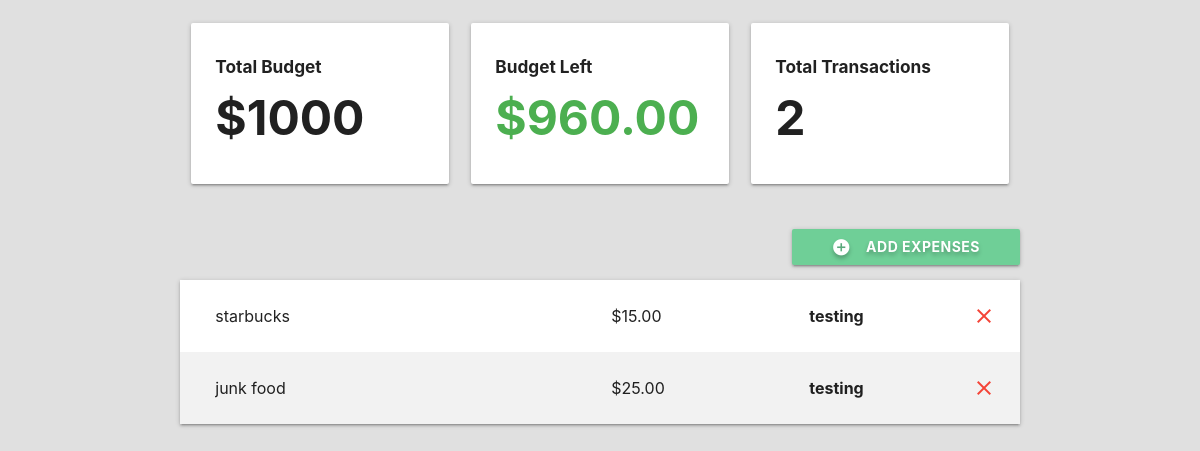
The page /test on the database as committed earlier.
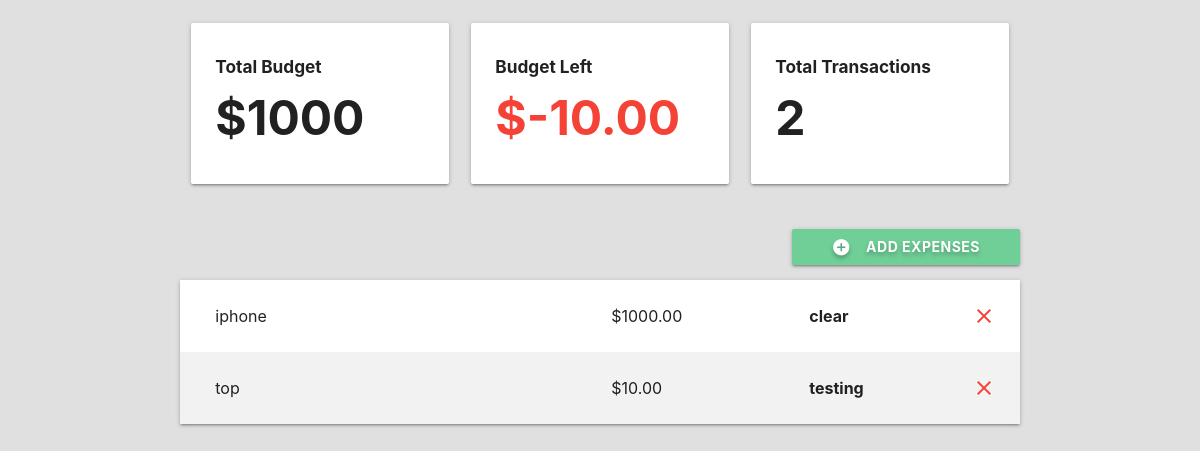
The same page on the database as committed later.
### budget/models.py (models this page shows, shortened)
class Project(models.Model):
    name = models.CharField(max_length=100)
    slug = models.CharField(max_length=100, unique = True, blank = True)
    budget = models.IntegerField()
    def budget_left(self):
        expense_list = Expense.objects.filter(project=self)
        total_expense_amount = 0
        for expense in expense_list:
            total_expense_amount += expense.amount
        return self.budget - total_expense_amount
    def total_transactions(self):
        expense_list = Expense.objects.filter(project=self)
        return len(expense_list)

class Expense(models.Model):
    project = models.ForeignKey(Project, on_delete=models.CASCADE, related_name="expenses")
    title = models.CharField(max_length=100)
    amount = models.DecimalField(max_digits=8, decimal_places=2)
    category = models.ForeignKey(Category, on_delete=models.CASCADE)

class Category(models.Model):
    project = models.ForeignKey(Project, on_delete=models.CASCADE)
    name = models.CharField(max_length=50)

### budget/views.py (the view, shortened to what this page needs)
# urls.py: path('<slug:project_slug>', views.project_detail, name='detail'),
def project_detail(request, project_slug):
    project = get_object_or_404(Project, slug=project_slug)
    if request.method == 'GET':
        category_list = Category.objects.filter(project=project)
        return render(request, 'budget/project-detail.html', {'project': project, 'expense_list': project.expenses.all(), 'category_list': category_list})
    elif request.method == 'DELETE':
        id = json.loads(request.body)['id']
        expense = get_object_or_404(Expense, id=id)
        expense.delete()
        return HttpResponse('')
    return HttpResponseRedirect(project_slug)

### budget/templates/budget/project-detail.html (shortened to what this page needs)
{% extends 'budget/base.html' %}
{% block content %}
<div class="container">
    <section class="section section-stats">
        <div class="row">
            <div class="col s12 m12 l4">
                <div class="card-panel">
                    <h6 class="bold">Total Budget</h6>
                    <h1 class="bold">${{ project.budget }}</h1>
                </div>
            </div>
            <div class="col s12 m6 l4">
                <div class="card-panel">
                    <h6 class="bold">Budget Left</h6>
                    {% if project.budget_left > 0 %}
                        <h1 class="bold green-text">${{ project.budget_left }}</h1>
                    {% elif project.budget_left == 0 %}
                        <h1 class="bold orange-text">${{ project.budget_left }}</h1>
                    {% else %}
                        <h1 class="bold red-text">${{ project.budget_left }}</h1>
                    {% endif %}
                </div>
            </div>
            <div class="col s12 m6 l4">
                <div class="card-panel">
                    <h6 class="bold">Total Transactions</h6>
                    <h1 class="bold">{{ project.total_transactions }}</h1>
                </div>
            </div>
        </div>
    </section>
    <section class="section section-expenses">
        <div class="row">
            <button class="btn waves-effect right modal-trigger" href="#expenseModal">
                <i class="material-icons white-text left">add_circle</i>
                Add Expenses
            </button>
        </div>
        <ul class="z-depth-1">
            {% for expense in expense_list %}
            <li>
                <div class="card-panel z-depth-0 expense">
                    <div class="row">
                        <div class="col l6">
                            <span class="title">{{ expense.title }}</span>
                        </div>
                        <div class="col l3">
                            <span class="title">${{ expense.amount }}</span>
                        </div>
                        <div class="col 1">
                            <span class="title bold">{{ expense.category.name }}</span>
                        </div>
                        <a class="close-icon" onclick="deleteExpense(this)" data-id="{{  expense.id }}">
                            <i class="material-icons red-text right">close</i>
                        </a>
                    </div>
                </div>
            </li>
            {% endfor %}
        </ul>
    </section>
</div>
{% endblock %}

### budget/templates/budget/base.html (shortened to what this page needs)
{% load static %}
<!DOCTYPE html>
<html lang="en">
<head>
    <link rel="stylesheet" href="{% static 'css/styles.css' %}">
    <link rel="stylesheet" href="https://cdnjs.cloudflare.com/ajax/libs/materialize/1.0.0/css/materialize.min.css">
</head>
<body>
    {% block content %}
    {% endblock %}
</body>
</html>

### budget/static/css/styles.css (style rules this page uses)
html { font-family: 'Montserrat'; background-color: #E0E0E0; }
.bold { font-weight: bold; }
.row { margin: 0!important; }
.section-stats h1 { font-size: 4vw; margin: 15px 0px; }
.section-expenses button { padding: 0px 40px; font-weight: bold; text-shadow: 0px 3px 4px rgba(0, 0, 0, .25); background-color: #6FCF97; }
.section-expenses .expense { font-size: 16px; border-radius: 0; margin: 0; }
.section-expenses li:nth-child(even) .expense { background-color: #F2F2F2; }

Rows that differ between the two databases and show on the page:
removed Expense: title "starbucks", amount "15.00", category.name "testing"
removed Expense: title "junk food", amount "25.00", category.name "testing"
computed for Project: budget_left "960.00" → "-10.00"
added Expense: title "iphone", amount "1000.00", category.name "clear"
added Expense: title "top", amount "10.00", category.name "testing"
